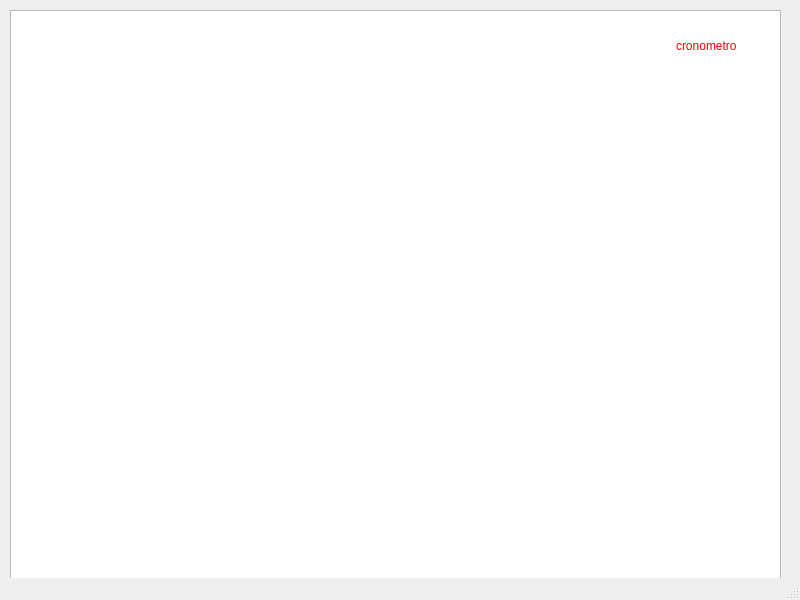
<?xml version="1.0" encoding="UTF-8"?>
<ui version="4.0">
 <class>MainWindow</class>
 <widget class="QMainWindow" name="MainWindow">
  <property name="geometry">
   <rect>
    <x>0</x>
    <y>0</y>
    <width>800</width>
    <height>600</height>
   </rect>
  </property>
  <property name="windowTitle">
   <string>MainWindow</string>
  </property>
  <property name="styleSheet">
   <string notr="true">#Cronometro{
color: red;
}
#Linea{
color: black	;
}</string>
  </property>
  <widget class="QWidget" name="centralwidget">
   <widget class="QGraphicsView" name="graphicsView">
    <property name="geometry">
     <rect>
      <x>10</x>
      <y>10</y>
      <width>771</width>
      <height>581</height>
     </rect>
    </property>
   </widget>
   <widget class="QLabel" name="Cronometro">
    <property name="geometry">
     <rect>
      <x>676</x>
      <y>30</y>
      <width>91</width>
      <height>31</height>
     </rect>
    </property>
    <property name="text">
     <string>cronometro</string>
    </property>
   </widget>
  </widget>
  <widget class="QStatusBar" name="statusbar"/>
 </widget>
 <resources/>
 <connections/>
</ui>
